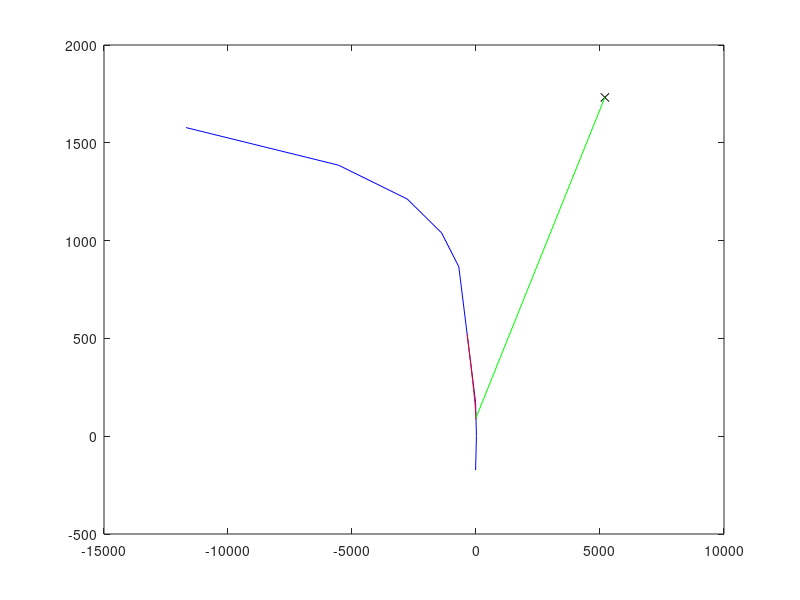

The MATLAB script that drew this image:
ZRPoint = [2.98457 8.0674 0];
ZRTable = [-3.97635e+06 -257.694 0; -1.98529e+06 -182.085 0; 5773.5 0 0; -1.98529e+06 182.085 0; -3.97635e+06 257.694 0; -5.96741e+06 315.686 0; -7.95847e+06 364.566 0; -9.94954e+06 407.627 0; -1.19406e+07 446.555 0; -1.39317e+07 482.351 0; -1.59227e+07 515.668 0; -1.79138e+07 546.96 0; -1.99048e+07 576.556 0; -2.18959e+07 604.705 0; -2.3887e+07 631.6 0; -2.5878e+07 657.397 0; -2.78691e+07 682.218 0; -2.98602e+07 706.168 0; -3.18512e+07 729.331 0; -3.38423e+07 751.781 0; -3.58333e+07 773.58 0; -3.78244e+07 794.782 0; -3.98155e+07 815.432 0; -4.18065e+07 835.572 0; -4.37976e+07 855.238 0; -4.57887e+07 874.462 0; -4.77797e+07 893.272 0; -4.97708e+07 911.694 0; -5.17618e+07 929.751 0; -5.37529e+07 947.464 0; -5.5744e+07 964.852 0; -5.7735e+07 981.932 0; -5.79341e+07 983.64 0; -5.7954e+07 983.811 0];
ZRSpline = [-989758 -91.0424 0; -925601 -84.9729 0; -865869 -78.9034 0; -810562 -72.8339 0; -759679 -66.7644 0; -713221 -60.6949 0; -671188 -54.6254 0; -633579 -48.5559 0; -600394 -42.4864 0; -571635 -36.417 0; -547299 -30.3475 0; -527389 -24.278 0; -511903 -18.2085 0; -500841 -12.139 0; -494204 -6.06949 0; -491992 0 0; -494204 6.06949 0; -500841 12.139 0; -511903 18.2085 0; -527389 24.278 0; -547299 30.3475 0; -571635 36.417 0; -600394 42.4864 0; -633579 48.5559 0; -671188 54.6254 0; -713221 60.6949 0; -759679 66.7644 0; -810562 72.8339 0; -865869 78.9034 0; -925601 84.9729 0; -989758 91.0424 0];
ZRClose = [-491992 0 0];
%plot(ZRPoint(1), ZRPoint(2), 'kx'); hold on;
%plot(ZRTable(:,1), ZRTable(:,2), 'b-'); hold on;
%plot(ZRSpline(:,1), ZRSpline(:,2), 'r-'); hold on;
%plot([ZRPoint(1) ZRClose(1)], [ZRPoint(2) ZRClose(2)], 'g-'); hold on;

ZRPoint = [5196.15 0 0]
ZRTable = [-17.3205 -173.205 0; 16.9741 -1.73205 0; 17.3205 0 0; 16.9741 1.73205 0; -17.3205 173.205 0; -692.82 866.025 0; -1385.64 1039.23 0; -2771.28 1212.44 0; -5542.56 1385.64 0; -11085.1 1558.85 0; -11639.4 1576.17 0; -11694.8 1577.9 0] 
ZRSpline = [17.1473 -0.866025 0; 17.1585 -0.80829 0; 17.1689 -0.750555 0; 17.1785 -0.69282 0; 17.1873 -0.635085 0; 17.1954 -0.57735 0; 17.2027 -0.519615 0; 17.2093 -0.46188 0; 17.215 -0.404145 0; 17.22 -0.34641 0; 17.2243 -0.288675 0; 17.2277 -0.23094 0; 17.2304 -0.173205 0; 17.2324 -0.11547 0; 17.2335 -0.057735 0; 17.2339 0 0; 17.2335 0.057735 0; 17.2324 0.11547 0; 17.2304 0.173205 0; 17.2277 0.23094 0; 17.2243 0.288675 0; 17.22 0.34641 0; 17.215 0.404145 0; 17.2093 0.46188 0; 17.2027 0.519615 0; 17.1954 0.57735 0; 17.1873 0.635085 0; 17.1785 0.69282 0; 17.1689 0.750555 0; 17.1585 0.80829 0; 17.1473 0.866025 0] 
ZRClose = [17.2339 0 0]

%plot(ZRPoint(1), ZRPoint(2), 'kx'); hold on;
%plot(ZRTable(:,1), ZRTable(:,2), 'b-'); hold on;
%plot(ZRSpline(:,1), ZRSpline(:,2), 'r-'); hold on;
%plot([ZRPoint(1) ZRClose(1)], [ZRPoint(2) ZRClose(2)], 'g-'); hold on;

ZRPoint = [5196.15 1732.05 0]
ZRTable = [-17.3205 -173.205 0; 16.9741 -1.73205 0; 17.3205 0 0; 16.9741 1.73205 0; -17.3205 173.205 0; -692.82 866.025 0; -1385.64 1039.23 0; -2771.28 1212.44 0; -5542.56 1385.64 0; -11085.1 1558.85 0; -11639.4 1576.17 0; -11694.8 1577.9 0] 
ZRSpline = [-0.173205 87.4686 0; -1.67258 93.474 0; -3.88441 100.059 0; -6.80869 107.223 0; -10.4454 114.966 0; -14.7946 123.288 0; -19.8562 132.19 0; -25.6303 141.671 0; -32.1168 151.731 0; -39.3158 162.371 0; -47.2273 173.59 0; -55.8511 185.388 0; -65.1875 197.766 0; -75.2362 210.722 0; -85.9975 224.258 0; -97.4712 238.373 0; -109.657 253.068 0; -122.556 268.342 0; -136.167 284.195 0; -150.49 300.627 0; -165.526 317.639 0; -181.275 335.23 0; -197.736 353.4 0; -214.909 372.149 0; -232.795 391.478 0; -251.393 411.386 0; -270.703 431.873 0; -290.726 452.94 0; -311.462 474.586 0; -332.91 496.811 0; -355.07 519.615 0] 
ZRClose = [-1.67258 93.474 0]

plot(ZRPoint(1), ZRPoint(2), 'kx'); hold on;
plot(ZRTable(:,1), ZRTable(:,2), 'b-'); hold on;
plot(ZRSpline(:,1), ZRSpline(:,2), 'r-'); hold on;
plot([ZRPoint(1) ZRClose(1)], [ZRPoint(2) ZRClose(2)], 'g-'); hold on;
